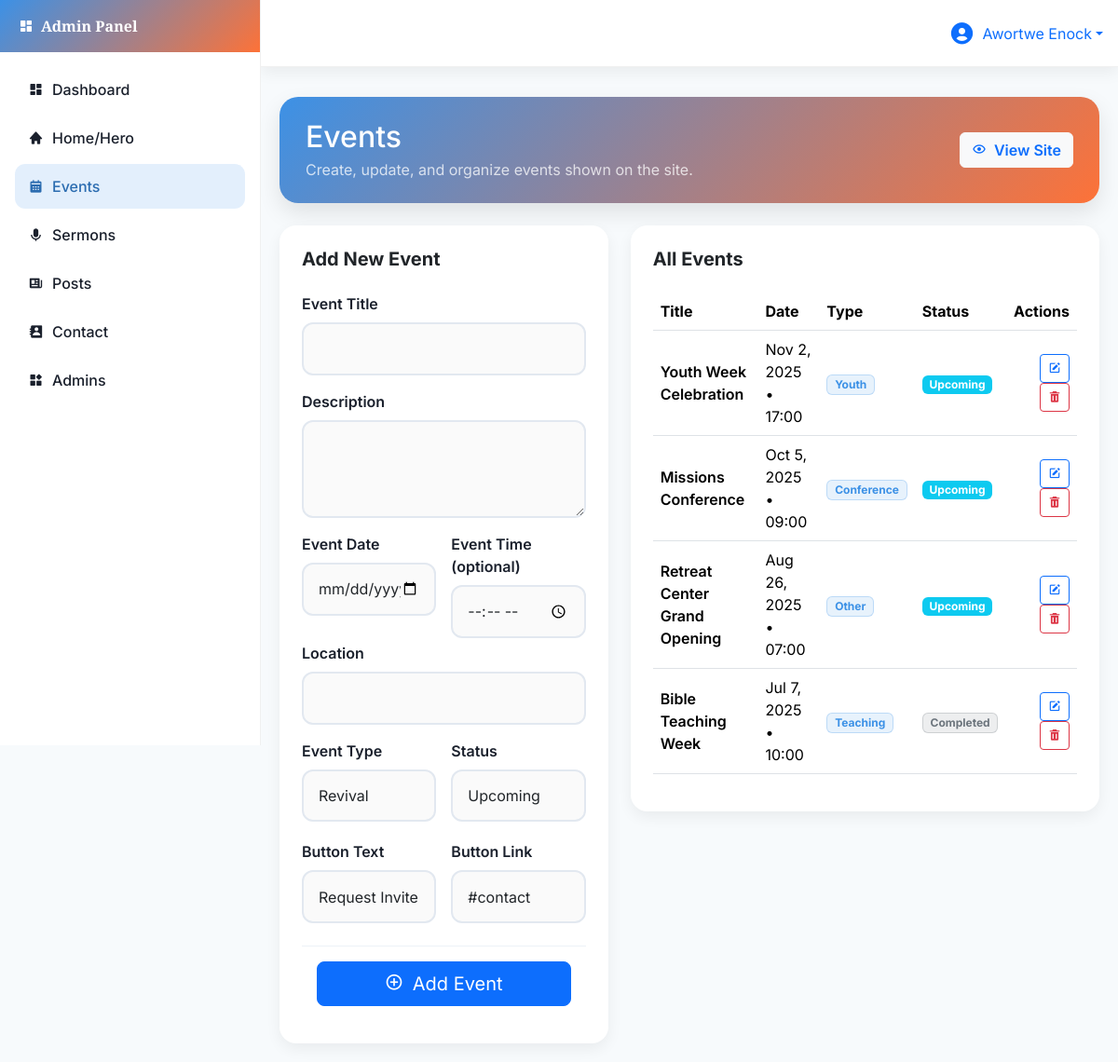
The app's page /admin/events.php (signed in) with its own data.
### tables this page shows
CREATE TABLE `events` (
  `id` int(11) NOT NULL,
  `title` varchar(255) NOT NULL,
  `description` text NOT NULL,
  `event_date` date NOT NULL,
  `event_time` time DEFAULT NULL,
  `location` varchar(255) NOT NULL,
  `event_type` enum('Revival','Conference','Youth','Teaching','Other') NOT NULL,
  `status` enum('Upcoming','Ongoing','Completed','Cancelled') DEFAULT 'Upcoming',
  `action_text` varchar(50) DEFAULT 'Request Invite',
  `action_link` varchar(255) DEFAULT '#contact',
  `created_at` timestamp NOT NULL DEFAULT current_timestamp(),
  `updated_at` timestamp NOT NULL DEFAULT current_timestamp() ON UPDATE current_timestamp()
);

### admin/events.php (the view, shortened to what this page needs)
<?php
require_once '../includes/db.php';
$stmt = $pdo->prepare("SELECT * FROM events ORDER BY event_date DESC, event_time DESC");
$stmt->execute();
$events = $stmt->fetchAll(PDO::FETCH_ASSOC);
$edit_event = null;
?>
<!DOCTYPE html>
<html lang="en">
<head>
  <link href="https://cdn.jsdelivr.net/npm/bootstrap@5.3.3/dist/css/bootstrap.min.css" rel="stylesheet">
  <link href="https://unpkg.com/boxicons@2.1.4/css/boxicons.min.css" rel="stylesheet">
  <link href="https://unpkg.com/aos@2.3.1/dist/aos.css" rel="stylesheet">
  <link rel="stylesheet" href="https://cdnjs.cloudflare.com/ajax/libs/toastr.js/latest/toastr.min.css">
  <link rel="stylesheet" href="https://cdn.datatables.net/1.13.7/css/dataTables.bootstrap5.min.css"/>
</head>
<body>
  <aside class="sidebar" id="sidebar">
    <div class="brand"><i class="bx bxs-dashboard"></i><span>Admin Panel</span></div>
    <nav class="menu">
      <ul class="nav nav-pills flex-column gap-1">
        <li class="nav-item"><a class="nav-link" href="dashboard.php"><i class="bx bxs-dashboard"></i>Dashboard</a></li>
        <li class="nav-item"><a class="nav-link" href="home.php"><i class="bx bxs-home"></i>Home/Hero</a></li>
        <li class="nav-item"><a class="nav-link active" href="events.php"><i class="bx bxs-calendar"></i>Events</a></li>
        <li class="nav-item"><a class="nav-link" href="sermons.php"><i class="bx bxs-microphone"></i>Sermons</a></li>
        <li class="nav-item"><a class="nav-link" href="posts.php"><i class="bx bxs-news"></i>Posts</a></li>
        <li class="nav-item"><a class="nav-link" href="contact.php"><i class="bx bxs-contact"></i>Contact</a></li>
        <li class="nav-item"><a class="nav-link" href="admins.php"><i class="bx bxs-widget"></i>Admins</a></li>
      </ul>
    </nav>
  </aside>
  <div class="topbar">
    <div class="dropdown ms-auto">
      <a class="d-flex align-items-center text-decoration-none dropdown-toggle" href="#" id="adminMenu" data-bs-toggle="dropdown" aria-expanded="false">
        <i class="bx bxs-user-circle fs-3 me-2 text-primary"></i>
        <span><?php echo htmlspecialchars($_SESSION['admin_name']); ?></span>
      </a>
    </div>
  </div>
  <main class="main">
    <div class="page-content">
      <div class="admin-hero mb-4" data-aos="fade-up">
        <div class="d-flex flex-column flex-md-row align-items-md-center justify-content-between gap-3">
          <div>
            <h2 class="mb-1">Events</h2>
            <div class="opacity-75">Create, update, and organize events shown on the site.</div>
          </div>
          <div class="d-flex gap-2">
            <a href="../index.php#events" target="_blank" class="btn btn-light text-primary fw-semibold">
              <i class="bx bx-show me-1"></i> View Site
            </a>
          </div>
        </div>
      </div>
      <div class="row g-4">
        <div class="col-lg-5" data-aos="fade-up">
          <div class="card p-4 h-100">
            <h5 class="card-title mb-4"><?php echo $edit_event ? 'Edit Event' : 'Add New Event'; ?></h5>
            <form method="POST" action="">
              <div class="mb-3">
                <label for="title" class="form-label">Event Title</label>
                <input type="text" class="form-control" id="title" name="title"
                       value="<?php echo $edit_event ? htmlspecialchars($edit_event['title']) : ''; ?>" required>
              </div>
              <div class="mb-3">
                <label for="description" class="form-label">Description</label>
                <textarea class="form-control" id="description" name="description" rows="3" required><?php echo $edit_event ? htmlspecialchars($edit_event['description']) : ''; ?></textarea>
              </div>
              <div class="row g-3">
                <div class="col-md-6">
                  <label for="event_date" class="form-label">Event Date</label>
                  <input type="date" class="form-control" id="event_date" name="event_date"
                         value="<?php echo $edit_event ? htmlspecialchars($edit_event['event_date']) : ''; ?>" required>
                </div>
                <div class="col-md-6">
                  <label for="event_time" class="form-label">Event Time (optional)</label>
                  <input type="time" class="form-control" id="event_time" name="event_time"
                         value="<?php echo $edit_event ? htmlspecialchars($edit_event['event_time']) : ''; ?>">
                </div>
              </div>
              <div class="mb-3 mt-1">
                <label for="location" class="form-label">Location</label>
                <input type="text" class="form-control" id="location" name="location"
                       value="<?php echo $edit_event ? htmlspecialchars($edit_event['location']) : ''; ?>" required>
              </div>
              <div class="row g-3">
                <div class="col-md-6">
                  <label for="event_type" class="form-label">Event Type</label>
                  <select class="form-select" id="event_type" name="event_type" required>
                    <option value="Revival"    <?php echo ($edit_event && $edit_event['event_type'] == 'Revival')    ? 'selected' : ''; ?>>Revival</option>
                  </select>
                </div>
                <div class="col-md-6">
                  <label for="status" class="form-label">Status</label>
                  <select class="form-select" id="status" name="status" required>
                    <option value="Upcoming"  <?php echo ($edit_event && $edit_event['status'] == 'Upcoming')  ? 'selected' : ''; ?>>Upcoming</option>
                  </select>
                </div>
              </div>
              <div class="row g-3 mt-1">
                <div class="col-md-6">
                  <label for="action_text" class="form-label">Button Text</label>
                  <input type="text" class="form-control" id="action_text" name="action_text"
                         value="<?php echo $edit_event ? htmlspecialchars($edit_event['action_text']) : 'Request Invite'; ?>">
                </div>
                <div class="col-md-6">
                  <label for="action_link" class="form-label">Button Link</label>
                  <input type="text" class="form-control" id="action_link" name="action_link"
                         value="<?php echo $edit_event ? htmlspecialchars($edit_event['action_link']) : '#contact'; ?>">
                </div>
              </div>
              <div class="sticky-actions mt-4">
                <?php if ($edit_event): ?>
                  <div class="d-grid gap-2">
                    <button type="submit" name="update_event" class="btn btn-primary btn-lg"><i class="bx bx-save me-1"></i> Update Event</button>
                    <a href="events.php" class="btn btn-outline-secondary">Cancel</a>
                  </div>
                <?php else: ?>
                  <button type="submit" name="add_event" class="btn btn-primary btn-lg w-100">
                    <i class="bx bx-plus-circle me-1"></i> Add Event
                  </button>
                <?php endif; ?>
              </div>
            </form>
          </div>
        </div>
        <div class="col-lg-7" data-aos="fade-up" data-aos-delay="150">
          <div class="card p-4">
            <h5 class="card-title mb-4">All Events</h5>
            <?php if (count($events) > 0): ?>
              <div class="table-responsive">
                <table id="eventsTable" class="table table-hover align-middle">
                  <thead>
                    <tr>
                      <th>Title</th>
                      <th>Date</th>
                      <th>Type</th>
                      <th>Status</th>
                      <th class="text-end">Actions</th>
                    </tr>
                  </thead>
                  <tbody>
                    <?php foreach ($events as $event): ?>
                      <tr>
                        <td class="fw-semibold"><?php echo htmlspecialchars($event['title']); ?></td>
                        <td><?php echo date('M j, Y', strtotime($event['event_date'])); ?><?php echo $event['event_time'] ? ' • '.htmlspecialchars(substr($event['event_time'],0,5)) : ''; ?></td>
                        <td><span class="badge badge-soft"><?php echo htmlspecialchars($event['event_type']); ?></span></td>
                        <td>
                          <?php if ($event['status'] == 'Completed'): ?>
                            <span class="badge badge-completed">Completed</span>
                          <?php else: ?>
                            <span class="badge bg-<?php
                              echo $event['status'] == 'Upcoming' ? 'info' :
                                   ($event['status'] == 'Ongoing' ? 'success' : 'danger');
                            ?>"><?php echo htmlspecialchars($event['status']); ?></span>
                          <?php endif; ?>
                        </td>
                        <td class="text-end">
                          <a href="events.php?edit=<?php echo $event['id']; ?>" class="btn btn-sm btn-outline-primary" title="Edit">
                            <i class="bx bxs-edit"></i>
                          </a>
                          <a href="events.php?delete=<?php echo $event['id']; ?>" class="btn btn-sm btn-outline-danger ms-1" title="Delete"
                             onclick="return confirm('Are you sure you want to delete this event?')">
                            <i class="bx bxs-trash"></i>
                          </a>
                        </td>
                      </tr>
                    <?php endforeach; ?>
                  </tbody>
                </table>
              </div>
            <?php endif; ?>
          </div>
        </div>
      </div>
    </div>
  </main>
</body>
</html>

### admin/events.php (style rules this page uses)
:root { --brand:#3C91E6; --brand-dark:#2B6CB0; --accent:#FD7238; --accent-light:#FF8A5B; --ink:#1A202C; --ink-light:#2D3748; --soft:#F7FAFC; --soft-dark:#EDF2F7; --white:#fff; --gradient-primary: linear-gradient(135deg, var(--brand) 0%, var(--accent) 100%); --shadow-soft: 0 6px 16px rgba(0,0,0,.06); --shadow-medium: 0 10px 24px rgba(0,0,0,.10); }
html { scroll-behavior:smooth }
body { background:var(--soft); color:var(--ink); font-family:'Inter',sans-serif; overflow-x:hidden; }
.sidebar { width: 280px; min-height: 100vh; background:#fff; border-right:1px solid rgba(0,0,0,.06); position: fixed; left:0; top:0; z-index:100; display:flex; flex-direction:column; }
.sidebar .brand { background:var(--gradient-primary); color:#fff; padding:1rem 1.25rem; font-weight:700; font-family:'Playfair Display',serif; display:flex; align-items:center; gap:.5rem; }
.sidebar .menu { padding:1rem; overflow-y:auto; }
.sidebar .nav-link { color:var(--ink); border-radius:.7rem; font-weight:500; padding:.75rem .9rem; display:flex; align-items:center; gap:.6rem; transition:.25s ease; }
.sidebar .nav-link.active { background:rgba(60,145,230,.14); color:var(--brand-dark); }
.topbar { height:72px; background:#fff; border-bottom:1px solid rgba(0,0,0,.06); display:flex; align-items:center; justify-content:flex-end; padding:0 1rem; position:fixed; top:0; right:0; left:280px; z-index:90; box-shadow:var(--shadow-soft); }
.main { padding:1.25rem; margin-left:280px; }
.page-content { margin-top:84px; }
.card { border:0; border-radius:18px; box-shadow:var(--shadow-soft); }
.card .card-title { font-weight:700; }
.admin-hero { background:var(--gradient-primary); color:#fff; border-radius:20px; padding:1.5rem 1.75rem; box-shadow:var(--shadow-medium); }
.form-control, .form-select { border:2px solid #E2E8F0; border-radius:12px; padding:0.9rem 1rem; background:#FAFAFA; transition:.2s; }
.form-label { font-weight:600; color:var(--ink); }
.sticky-actions { position:sticky; bottom:0; z-index:5; background:#fff; padding:1rem; border-top:1px solid #EDF2F7; border-bottom-left-radius:18px; border-bottom-right-radius:18px; }
.badge-soft { background: rgba(60,145,230,.12); color: var(--brand); border: 1px solid rgba(60,145,230,.25); }
.badge-completed { background: rgba(108,117,125,.12); color: #6c757d; border: 1px solid rgba(108,117,125,.25); }

### records on screen
events: title "Youth Week Celebration", event_date "Nov 2, 2025", event_time "17:00", event_type "Youth", status "Upcoming"
events: title "Missions Conference", event_date "Oct 5, 2025", event_time "09:00", event_type "Conference", status "Upcoming"
events: title "Retreat Center Grand Opening", event_date "Aug 26, 2025", event_time "07:00", event_type "Other", status "Upcoming"
events: title "Bible Teaching Week", event_date "Jul 7, 2025", event_time "10:00", event_type "Teaching", status "Completed"

### other values on screen
$_SESSION['admin_name'] "Awortwe Enock"
